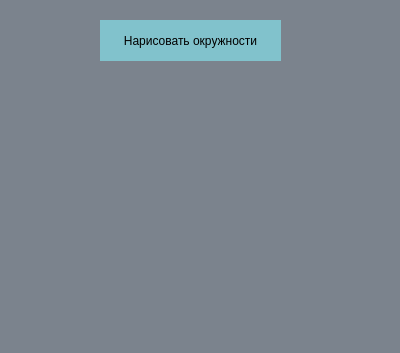
<?xml version="1.0" encoding="UTF-8"?>
<ui version="4.0">
 <class>Form</class>
 <widget class="QWidget" name="Form">
  <property name="geometry">
   <rect>
    <x>0</x>
    <y>0</y>
    <width>400</width>
    <height>353</height>
   </rect>
  </property>
  <property name="windowTitle">
   <string>Form</string>
  </property>
  <property name="styleSheet">
   <string notr="true">background-color:rgb(123, 131, 141)</string>
  </property>
  <widget class="QPushButton" name="btn">
   <property name="geometry">
    <rect>
     <x>100</x>
     <y>20</y>
     <width>181</width>
     <height>41</height>
    </rect>
   </property>
   <property name="styleSheet">
    <string notr="true">background-color:rgb(129, 194, 204);
border:none;
font: 11pt &quot;Yu Gothic UI Semilight&quot;;</string>
   </property>
   <property name="text">
    <string>Нарисовать окружности</string>
   </property>
  </widget>
 </widget>
 <resources/>
 <connections/>
</ui>
